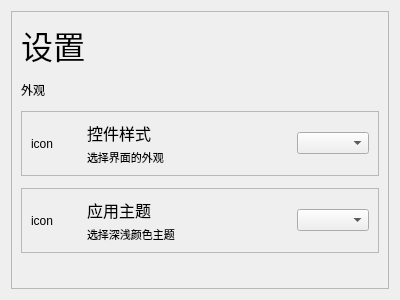
<?xml version="1.0" encoding="UTF-8"?>
<ui version="4.0">
 <class>Setting</class>
 <widget class="QWidget" name="Setting">
  <property name="geometry">
   <rect>
    <x>0</x>
    <y>0</y>
    <width>400</width>
    <height>300</height>
   </rect>
  </property>
  <property name="windowTitle">
   <string>Form</string>
  </property>
  <layout class="QVBoxLayout" name="verticalLayout">
   <item>
    <widget class="QScrollArea" name="scrollArea">
     <property name="widgetResizable">
      <bool>true</bool>
     </property>
     <widget class="QWidget" name="scrollAreaWidgetContents">
      <property name="geometry">
       <rect>
        <x>0</x>
        <y>0</y>
        <width>378</width>
        <height>278</height>
       </rect>
      </property>
      <layout class="QVBoxLayout" name="verticalLayout_2">
       <property name="spacing">
        <number>12</number>
       </property>
       <item>
        <widget class="QLabel" name="label">
         <property name="font">
          <font>
           <family>Microsoft YaHei Light</family>
           <pointsize>24</pointsize>
          </font>
         </property>
         <property name="text">
          <string>设置</string>
         </property>
        </widget>
       </item>
       <item>
        <widget class="QLabel" name="label_2">
         <property name="text">
          <string>外观</string>
         </property>
        </widget>
       </item>
       <item>
        <widget class="QFrame" name="frame">
         <property name="frameShape">
          <enum>QFrame::Shape::StyledPanel</enum>
         </property>
         <property name="frameShadow">
          <enum>QFrame::Shadow::Raised</enum>
         </property>
         <layout class="QGridLayout" name="gridLayout" columnstretch="0,1,0" columnminimumwidth="50,0,0">
          <property name="verticalSpacing">
           <number>4</number>
          </property>
          <item row="0" column="1">
           <widget class="QLabel" name="label_3">
            <property name="font">
             <font>
              <pointsize>12</pointsize>
             </font>
            </property>
            <property name="text">
             <string>控件样式</string>
            </property>
           </widget>
          </item>
          <item row="0" column="2" rowspan="2">
           <widget class="QComboBox" name="style_select"/>
          </item>
          <item row="1" column="1">
           <widget class="QLabel" name="label_5">
            <property name="font">
             <font>
              <pointsize>8</pointsize>
             </font>
            </property>
            <property name="text">
             <string>选择界面的外观</string>
            </property>
           </widget>
          </item>
          <item row="0" column="0" rowspan="2">
           <widget class="QLabel" name="style_icon">
            <property name="text">
             <string>icon</string>
            </property>
           </widget>
          </item>
         </layout>
        </widget>
       </item>
       <item>
        <widget class="QFrame" name="frame_2">
         <property name="frameShape">
          <enum>QFrame::Shape::StyledPanel</enum>
         </property>
         <property name="frameShadow">
          <enum>QFrame::Shadow::Raised</enum>
         </property>
         <layout class="QGridLayout" name="gridLayout_2" columnstretch="0,1,0" columnminimumwidth="50,0,0">
          <property name="verticalSpacing">
           <number>4</number>
          </property>
          <item row="0" column="1">
           <widget class="QLabel" name="label_6">
            <property name="font">
             <font>
              <pointsize>12</pointsize>
             </font>
            </property>
            <property name="text">
             <string>应用主题</string>
            </property>
           </widget>
          </item>
          <item row="0" column="2" rowspan="2">
           <widget class="QComboBox" name="theme_select"/>
          </item>
          <item row="1" column="1">
           <widget class="QLabel" name="label_7">
            <property name="font">
             <font>
              <pointsize>8</pointsize>
             </font>
            </property>
            <property name="text">
             <string>选择深浅颜色主题</string>
            </property>
           </widget>
          </item>
          <item row="0" column="0" rowspan="2">
           <widget class="QLabel" name="theme_icon">
            <property name="text">
             <string>icon</string>
            </property>
           </widget>
          </item>
         </layout>
        </widget>
       </item>
       <item>
        <spacer name="verticalSpacer">
         <property name="orientation">
          <enum>Qt::Orientation::Vertical</enum>
         </property>
         <property name="sizeHint" stdset="0">
          <size>
           <width>20</width>
           <height>40</height>
          </size>
         </property>
        </spacer>
       </item>
      </layout>
     </widget>
    </widget>
   </item>
  </layout>
 </widget>
 <resources/>
 <connections/>
</ui>
